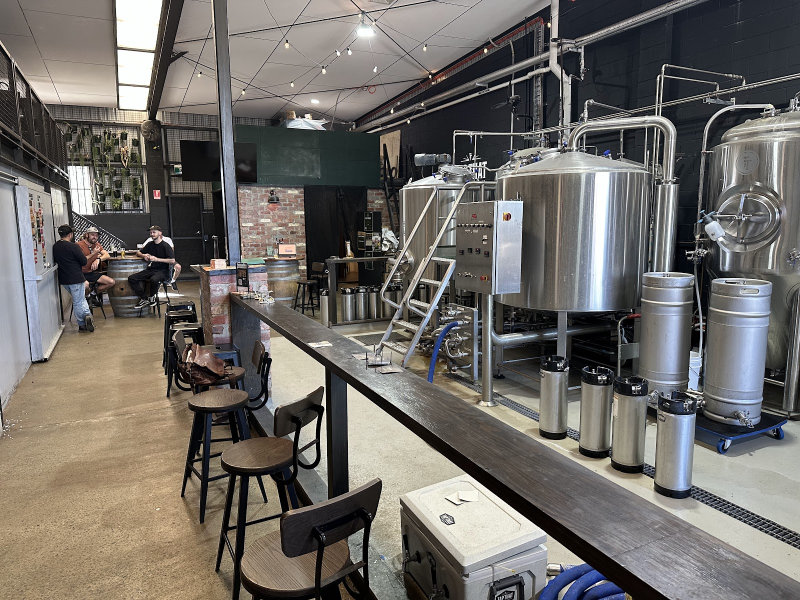
#> input picture 01 Discover/01 Inputs/site-visit-photos/14-taproom-interior-brewhouse.jpg, 1600 x 1200 px (shown at 1/2 size); its folder holds 4 pictures in this run
$ python build_pivot.py '../../../01 Discover/01 Inputs/site-visit-photos/01-keg-system-flyer-beer-on-tap-at-home.jpg'
#> lines starting #> are read from the running program, lines starting #| are printed output that depends on the picture
"""Build Tap That -- The Pivot.

Prepares the image assets, hands the copy to build_pivot.js as JSON, and
renders the result to images so the deck can actually be looked at before it
goes anywhere.

    python3 build_pivot.py           # deck + QA renders
    python3 build_pivot.py --no-qa   # deck only
"""

import json
import os
import pathlib
import subprocess
import sys

from PIL import Image, ImageEnhance

HERE = pathlib.Path(__file__).resolve().parent
ROOT = HERE.parents[2]
PHOTOS = ROOT / "01 Discover" / "01 Inputs" / "site-visit-photos"
BRAND = ROOT / "00 Admin" / "11 Final Outputs" / "brand-source"
FLYERS = ROOT / "02 Design" / "03 Assets" / "event-flyers"
CONCEPTS = ROOT / "02 Design" / "03 Assets" / "concept-renders"
DECK = ROOT / "00 Admin" / "06 Presentations" / "TapThat_The-Pivot_v02.pptx"
BUILD = HERE / "build"

NODE_MODULES = os.environ.get(
    "PIVOT_NODE_MODULES",
    "/tmp/claude-0/-home-user-tapthatbrewery/aff657a1-809f-5111-b96e-244c77408e59"
    "/scratchpad/pivot/node_modules",
)

sys.path.insert(0, str(HERE))
import pivot_content as PC  # noqa: E402

GREEN = (20, 54, 29)


def title_background():
    """The brewhouse, dropped back far enough to read type over it.

    Doing the darkening here rather than with a translucent shape on the slide
    keeps it out of Christy's way when she edits: one picture, no stack of
    overlays to select through.
    """
    out = BUILD / "title-bg.jpg"
    im = Image.open(PHOTOS / "14-taproom-interior-brewhouse.jpg").convert("RGB")
#> im is the input picture: PIL image 1600x1200 RGB; mean R, G, B 111.7, 107.8, 103.1
    target = 13.333 / 7.5
    w, h = im.size
#> w = 1600; h = 1200
    if w / h > target:
        nw = int(h * target)
        im = im.crop(((w - nw) // 2, 0, (w - nw) // 2 + nw, h))
    else:
        nh = int(w / target)
#> nh = 900
        im = im.crop((0, int((h - nh) * 0.35), w, int((h - nh) * 0.35) + nh))
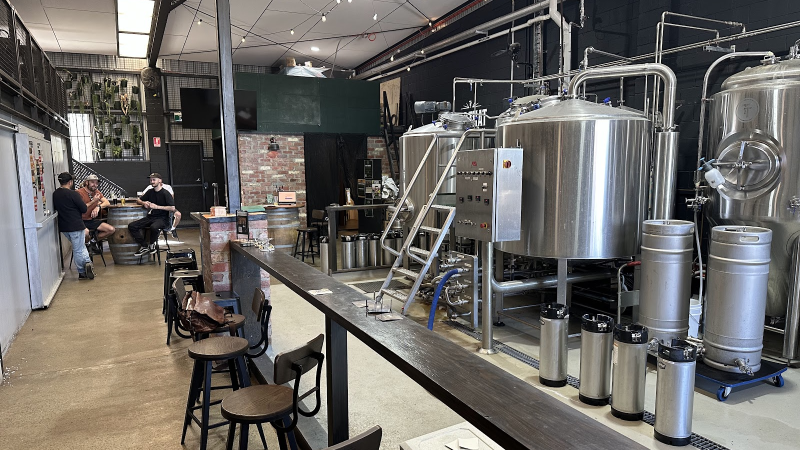
#> im: PIL image 1600x900 RGB (shown at 1/2 size); mean R, G, B 107.4, 104.4, 100.4
    im = im.resize((2400, 1350), Image.LANCZOS)
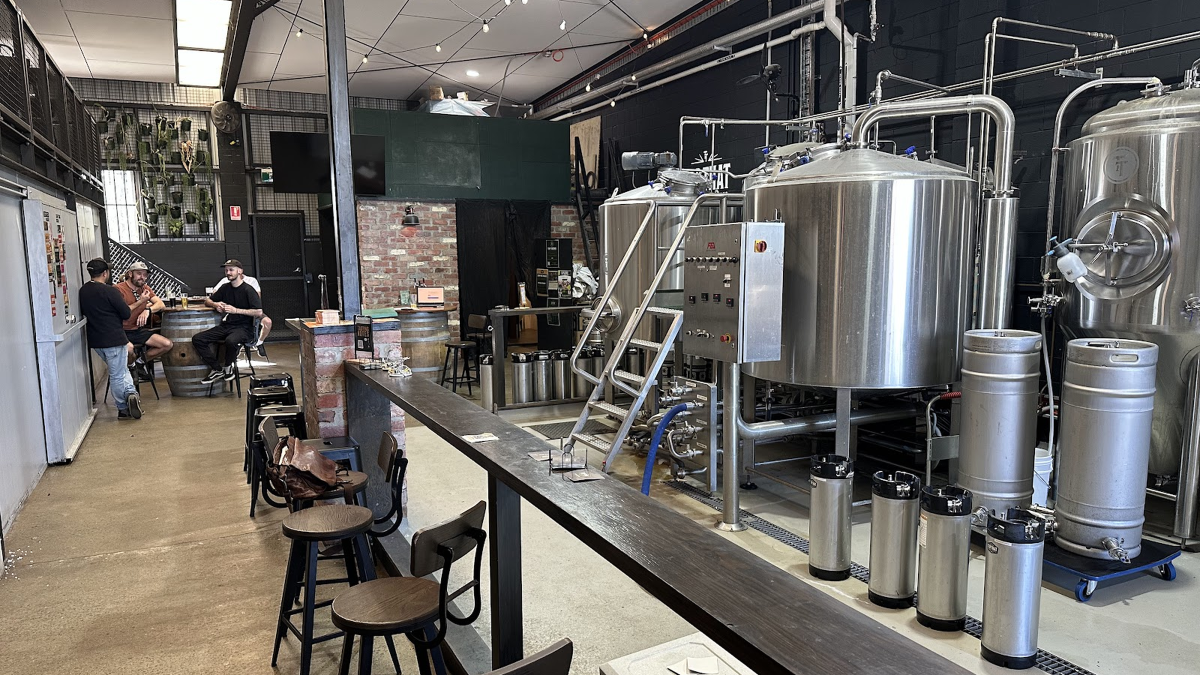
#> im: PIL image 2400x1350 RGB (shown at 1/2 size); mean R, G, B 107.5, 104.4, 100.5
    im = ImageEnhance.Color(im).enhance(0.35)
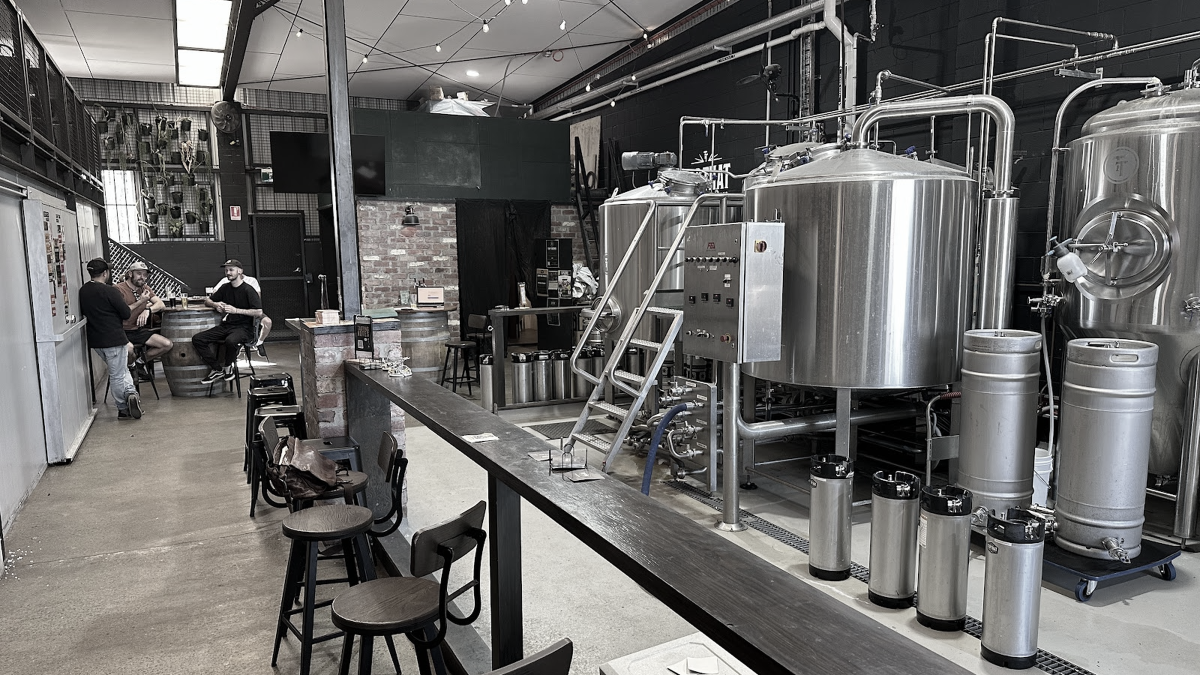
#> im: PIL image 2400x1350 RGB (shown at 1/2 size); mean R, G, B 105.4, 104.4, 102.9
    im = ImageEnhance.Brightness(im).enhance(0.42)
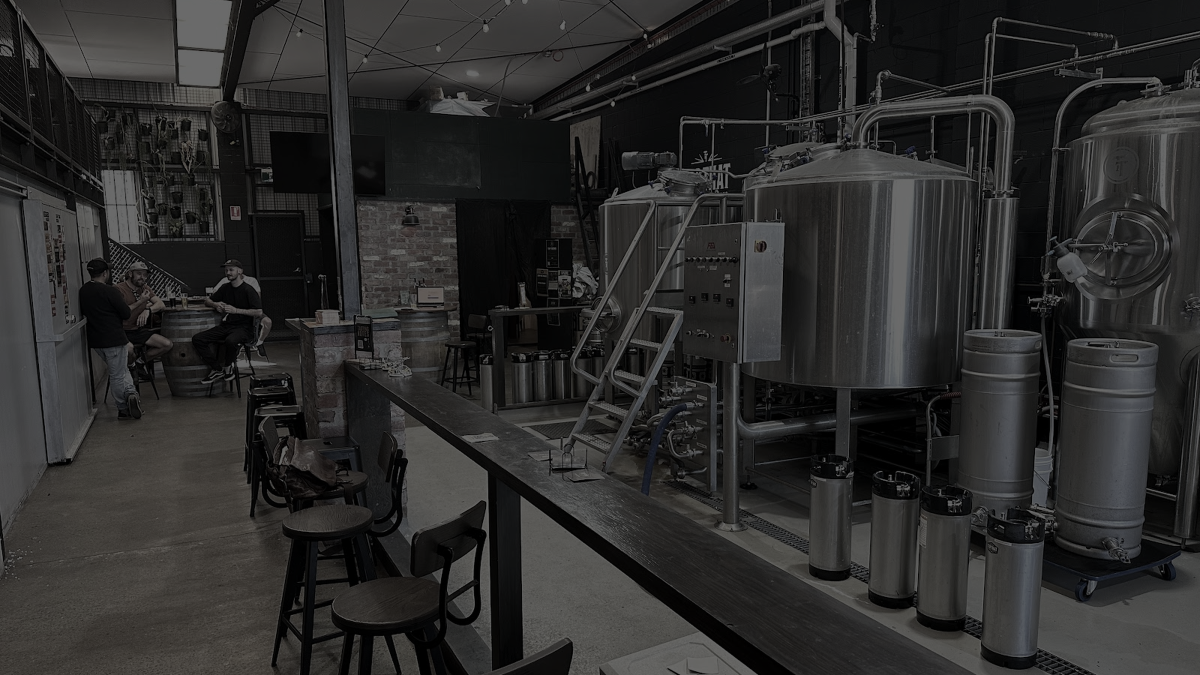
#> im: PIL image 2400x1350 RGB (shown at 1/2 size); mean R, G, B 43.8, 43.3, 42.7
    im = Image.blend(im, Image.new("RGB", im.size, GREEN), 0.58)
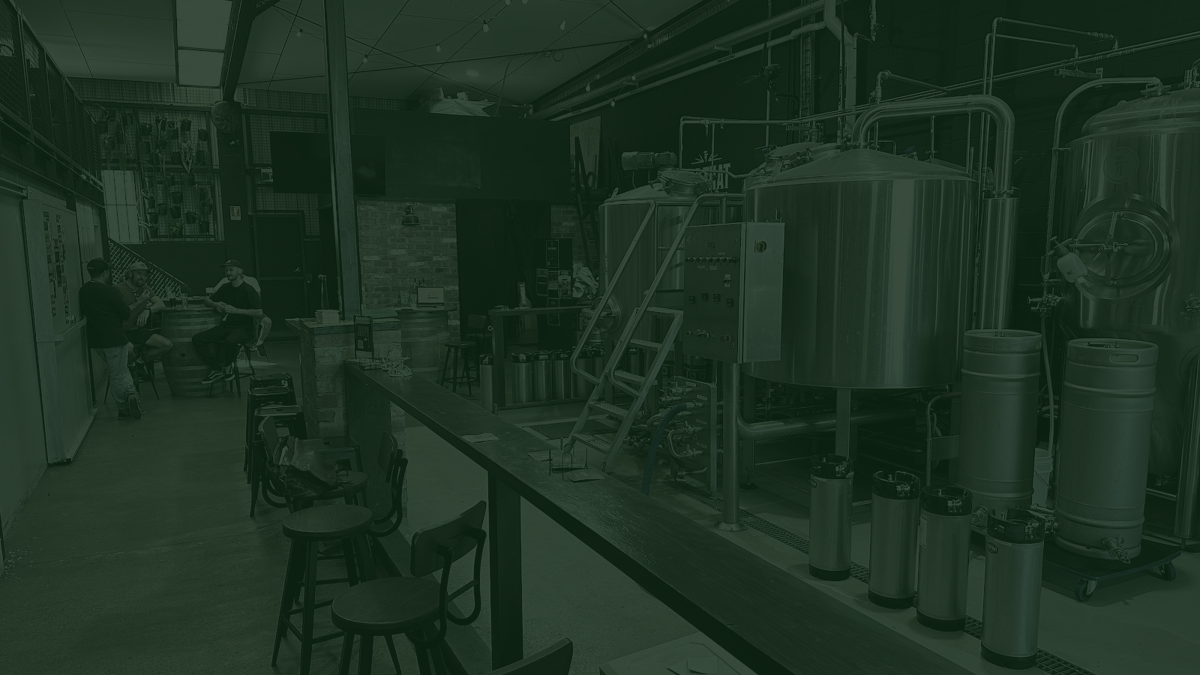
#> im: PIL image 2400x1350 RGB (shown at 1/2 size); mean R, G, B 29.5, 49, 34.3
    im.save(out, "JPEG", quality=90)
    return out


def badge_on_green():
    """Flatten the transparent badge onto the slide green.

    PowerPoint renders the PNG alpha correctly, but flattening removes any
    chance of a halo when someone drags the badge onto a lighter panel later.
    """
    out = BUILD / "badge.png"
#> (the run stopped early here; a loop or call above may not have finished)
